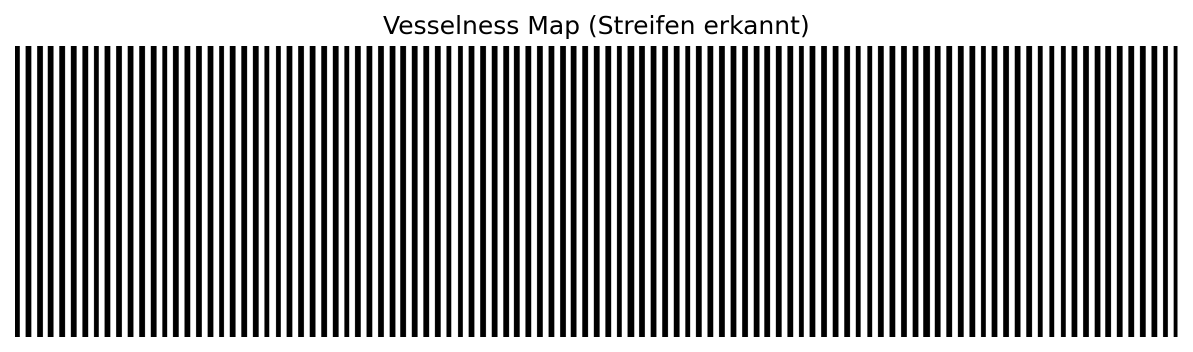
#> input picture images/output_stripes.png, 2385 x 704 px, given in place of testStripes5.jpg, which was not available (shown at 1/2 size)
$ python stripeDetectionManySigma.py
#> lines starting #> are read from the running program, lines starting #| are printed output that depends on the picture; after the words box and inside, x2 and y2 are one past the last pixel; in counts of white or black regions, pixels touching at a corner belong together; pictures that were not available may be replaced by others from this repository, and a replacement may not be noted
# Beispiel: Graustufenbild einlesen
import cv2
import numpy as np
import matplotlib.pyplot as plt
from scipy.signal import find_peaks
from scipy.ndimage import gaussian_filter
from scipy.ndimage import binary_closing
import os
import re
import time

test_img_num = 5
sigmas = [1, 2, 3]
save_plot = False
save_img = False
one_line = False
#================================================================================================
# Visual functions
#================================================================================================
# [135 lines left out: functions save_image, plot_array, plot_array_over_img, img_vesselnessmap, mark_stripes, mark_window and 1 more, not called in this run]

def compare_img_proj(cam_pxl, proj_pxl):
    folder = os.path.dirname(os.path.abspath(__file__))
    image_path1 = folder + "/images/testStripes1.jpg"
    output_path1 = folder + "/solutions/ProjectorMarks.png"

    image1 = cv2.imread(image_path1)

    if image1 is None:
        raise ValueError("Bild konnte nicht geladen werden.")

    # === X an jede Koordinate zeichnen ===
    for (x, y) in proj_pxl:
        cv2.putText(image1, "X", (x, y),
            cv2.FONT_HERSHEY_SIMPLEX,
            0.5, (255,255,255), 3)
    # === Bild speichern ===
    cv2.imwrite(output_path1, image1)


    image_path2 = folder + "/images/testStripes" + str(test_img_num) + ".jpg"
    output_path2 = folder + "/solutions/ImageMarks.png"

    image2 = cv2.imread(image_path2)

    if image2 is None:
        raise ValueError("Bild konnte nicht geladen werden.")

    # === X an jede Koordinate zeichnen ===
    for (x, y) in cam_pxl:
        cv2.putText(image2, "X", (x, y),
            cv2.FONT_HERSHEY_SIMPLEX,
            0.5, (255,255,255), 3)
    # === Bild speichern ===
    cv2.imwrite(output_path2, image2)

    # Breite anpassen, damit beide Bilder die gleiche Breite haben
    h1, w1 = image1.shape[:2]
    h2, w2 = image2.shape[:2]

    if w1 != w2:
        new_height = int(h2 * w1 / w2)
        image2 = cv2.resize(image2, (w1, new_height))

    # Bilder vertikal stapeln
    combined = np.vstack((image1, image2))

    cv2.imwrite(folder + "/solutions/combined.jpg", combined)

#================================================================================================
# Essential functions
#================================================================================================
def read_image(img_name):       # Img einlesen
    folder = os.path.dirname(os.path.abspath(__file__))
    img_path = os.path.join(folder, "images", "testStripes" + str(img_name) + ".jpg")
    I_BGR = cv2.imread(img_path)
    I_GRAY  = cv2.cvtColor(I_BGR, cv2.COLOR_BGR2GRAY)
    return I_GRAY, I_BGR

def img_blurring(I_GRAY, sigmas):  # Img blurren
    I_sigmas = []
    count = 1
    for i in sigmas:
        ksize = int(6 * i + 1)
        I_sigma = cv2.GaussianBlur(I_GRAY, (ksize, ksize), sigmaX=i, sigmaY=i)  # (5, 5) Kernel, gibt Feldgröße an, sigma, gibt gewichtung an
        I_sigmas.append(I_sigma)
    return I_sigmas

def img_lambda(I_sigmas):       # Lambdas berechnen
    lambdas = []
    count = 0
    Ixxs = []
    Iyys = []
    Ixys = []
    for I_sigma in I_sigmas:
        Iyy = gaussian_filter(I_sigma, sigma=sigmas[count], order=(2,0))
        Ixx = gaussian_filter(I_sigma, sigma=sigmas[count], order=(0,2))
        Ixy = gaussian_filter(I_sigma, sigma=sigmas[count], order=(1,1))

        # da Große Sigma werden systematisch benachteiligt werden
        Ixx *= sigmas[count]**2
        Iyy *= sigmas[count]**2
        Ixy *= sigmas[count]**2
        count += 1

        tmp1 = (Ixx + Iyy) / 2.0
        tmp2 = np.sqrt(((Ixx - Iyy)/2)**2 + (Ixy**2))
        lambda1 = tmp1 + tmp2
        lambda2 = tmp1 - tmp2
        lambdas.append((lambda1, lambda2))

        # Um alle Ableitungen plotten zu können
        Ixxs.append(Ixx)
        Iyys.append(Iyy)
        Ixys.append(Ixy)
    if save_plot and one_line is False:
        plot_array_over_img(Ixxs, "2_Ableitungen", True, I_RGB)
    return lambdas

def img_vesselness(lambdas, alpha, beta): # erstellt vesselness map
    eps = 1e-8
    V_all = []

    for lambda1, lambda2 in lambdas:
        # 1) Sortieren: |λ1| >= |λ2|
        l1 = lambda1
        l2 = lambda2
        switch = np.abs(lambda2) > np.abs(lambda1)
        l1, l2 = np.where(switch, lambda2, lambda1), np.where(switch, lambda1, lambda2)

        # 2) Vesselness-Formel
        mask = l1 > 0
        R = abs(l2 / (l1 + eps))
        S = l1**2 + l2**2
        V = np.zeros_like(l1)
        V[mask] = np.exp(-alpha * R[mask]) * (1 - np.exp(-beta * S[mask]))
        V_all.append(V)

    # Multi-scale Vesselness -> Pixelweises Maximum über alle sigma
    V_all = np.stack(V_all, axis=0)
    V_max = np.max(V_all, axis=0)

    # Normierung
    V_norm = (V_max - np.min(V_max)) / (np.max(V_max) - np.min(V_max) + eps)

    return V_norm, V_all, V_max

def get_vessels():
    I_GRAY, I_BGR = read_image(test_img_num)
#> in read_image, I_BGR is the input picture: shape (704, 2385, 3); min 0, max 255, mean 151.7
    I_RGB = cv2.cvtColor(I_BGR, cv2.COLOR_BGR2RGB)
    I_sigmas = img_blurring(I_GRAY, sigmas)
#> after the loop in img_blurring, `for i in sigmas:`: I_sigmas = 3 items
    lambdas = img_lambda(I_sigmas)
    V_norm, V_all, V_max = img_vesselness(lambdas, 0.5, 0.5 )
    return I_RGB, I_BGR, V_norm
#==================================================================================================
# [47 lines left out: functions create_projector_values, get_projector_values, find_mask, not called in this run]

def detect_stripes(I_RGB_max, y): # scannt nach peaks und filtert mit der vesellnes map
    peaks, props = find_peaks(I_RGB_max[y], prominence= 10, distance=10)
    return peaks

# [174 lines left out: functions find_true_stripes, color_detection, color_mapping, colorline_detection, find_window, test_accuracy and 2 more, not called in this run]

def click_img():
    folder = os.path.dirname(os.path.abspath(__file__))
    image_path = folder + "/images/testStripes" + str(test_img_num) + ".jpg"
    image = cv2.imread(image_path)
    if image is None:
        raise ValueError("Bild konnte nicht geladen werden.")

    fig, ax = plt.subplots()
    ax.imshow(image)
    ax.set_title("Klicke ins Bild – Enter zum Beenden")
    cords_x = []
    cords_y = []
    # [15 lines left out: function on_click, not called in this run]

    def on_key(event):
        if event.key == "enter":
            plt.close(fig)
    # Event registrieren
    fig.canvas.mpl_connect("button_press_event", on_click)
    fig.canvas.mpl_connect("key_press_event", on_key)
    plt.show()
    return cords_x, cords_y

# [36 lines left out: function pipeline_pixel, not called in this run]
#================================================================================================
# Main
#================================================================================================
def main():
    cam_pxl = []
    proj_pxl = []
    I_RGB, I_BGR, V_norm = get_vessels()
#> the loop in img_lambda, `for I_sigma in I_sigmas:` made 3 passes
#> pass 1, in img_lambda, `tmp1 = (Ixx + Iyy) / 2.0`:
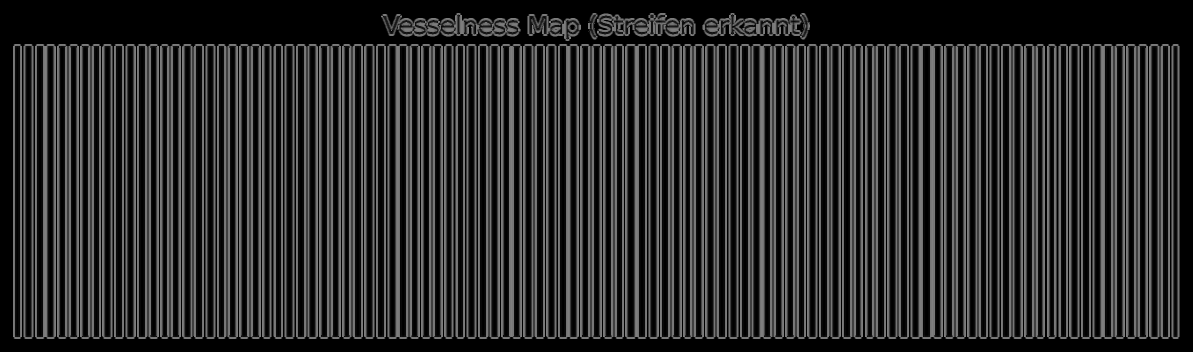
#> tmp1: shape (704, 2385) float64 (shown at 1/2 size); min 0, max 127.5, mean 44.4
#> after the loop in img_lambda, `for I_sigma in I_sigmas:`:
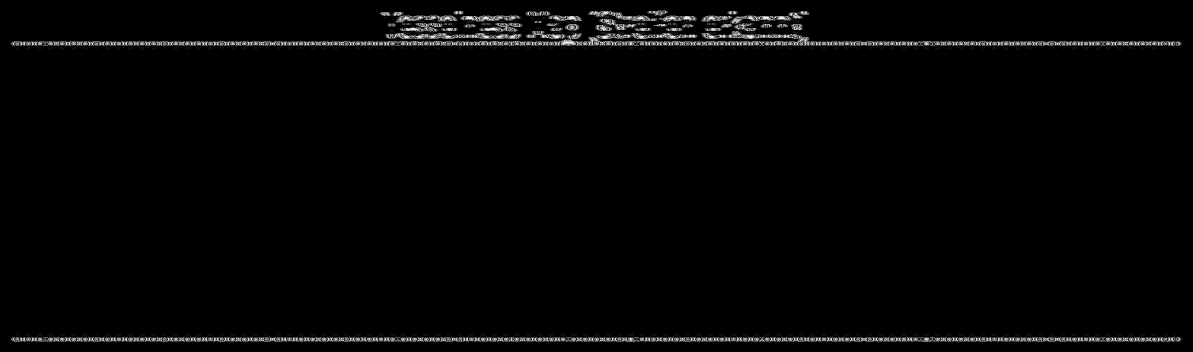
#> Iyy: shape (704, 2385) (shown at 1/2 size); min 0, max 255, mean 4.5
#> after the loop in img_lambda, `for I_sigma in I_sigmas:`: count = 3; lambdas = 3 items
#> the loop in img_vesselness, `for lambda1, lambda2 in lambdas:` made 3 passes
#> pass 1, in img_vesselness, `mask = l1 > 0`:
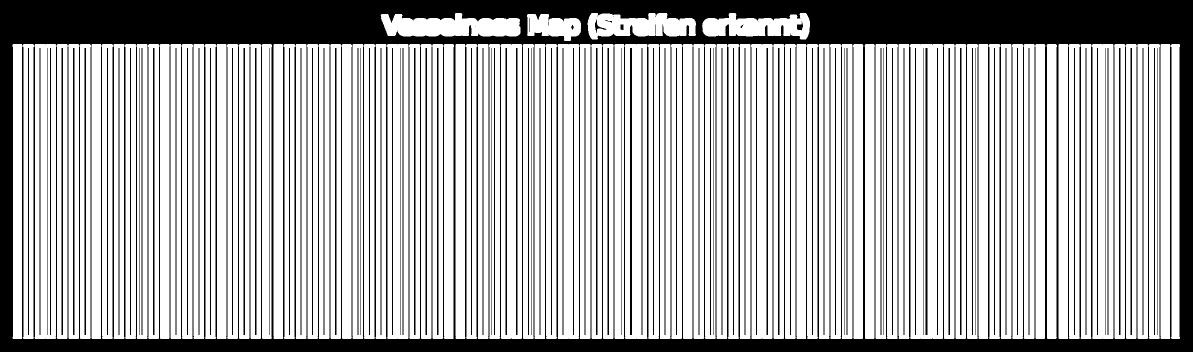
#> mask: shape (704, 2385) bool (shown at 1/2 size); 69% white; 113 black regions (7 under 20 px), largest, box (x1, y1, x2, y2) and area: (0, 0, 2385, 704) 401638, (1260, 96, 1264, 670) 2296, (1851, 96, 1855, 670) 2296
#> after the loop in img_vesselness, `for lambda1, lambda2 in lambdas:`:
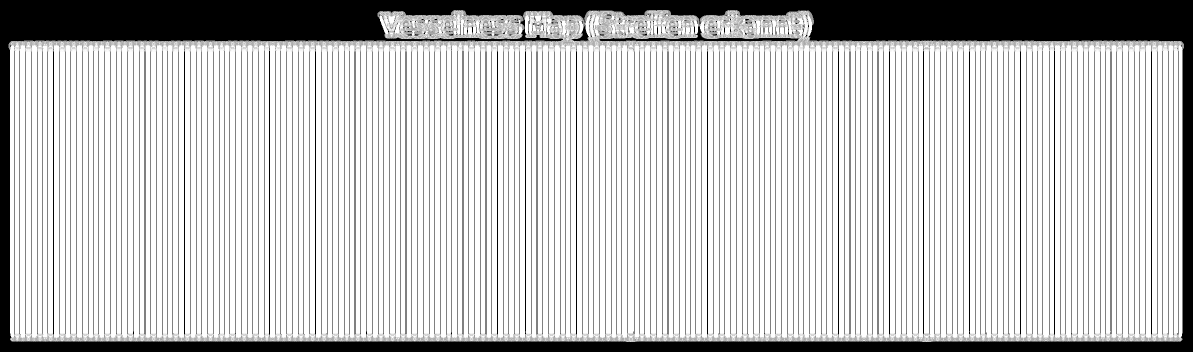
#> V: shape (704, 2385) float64 (shown at 1/2 size); min 0, max 1, mean 0.773
#> in img_vesselness, `V_max = np.max(V_all, axis=0)`:
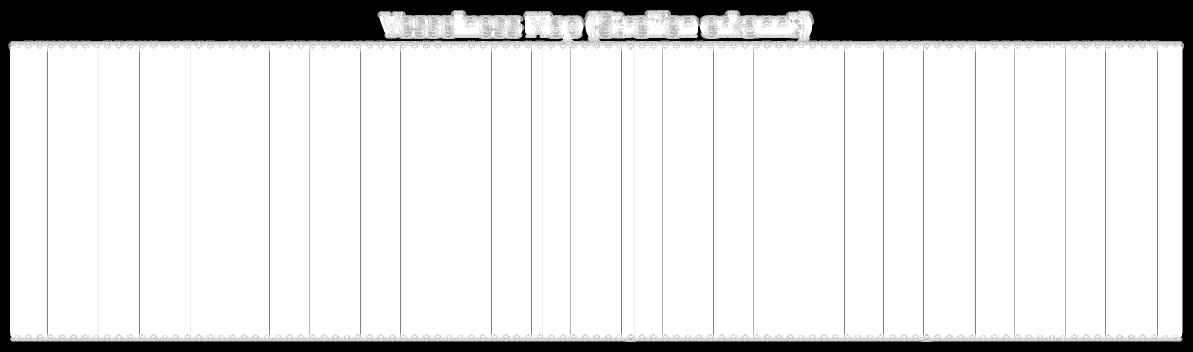
#> V_max: shape (704, 2385) float64 (shown at 1/2 size); min 0, max 1, mean 0.85
    x, y = click_img()
    for i in range(len(x)):
        c, p = pipeline_pixel(I_RGB, I_BGR, V_norm, x[i], y[i])
        if c is not None:
            cam_pxl.append(c)
            proj_pxl.append(p)
#> after the loop, cam_pxl = []; proj_pxl = []
    print ("Punkte gefunden: " + str(len(proj_pxl)))
#| Punkte gefunden: 0
    compare_img_proj(cam_pxl, proj_pxl)
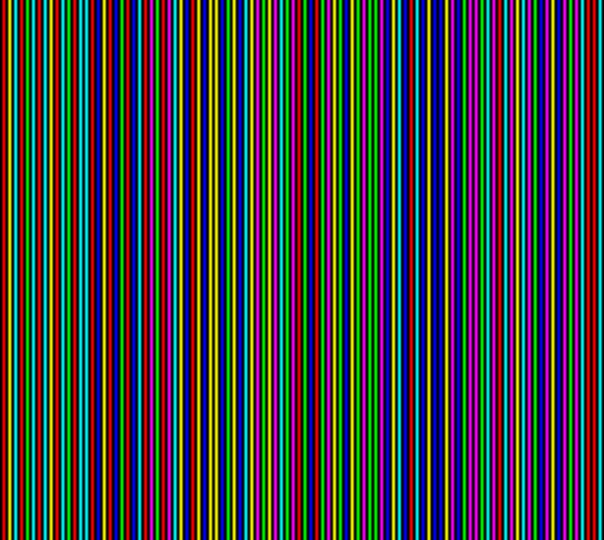
#> input picture pipeline/images/testStripes1.jpg, 1207 x 1080 px (shown at 1/2 size)
#> in compare_img_proj, image1 is the input picture: shape (1080, 1207, 3); mean B, G, R 65.7, 64.3, 65.2
#> in compare_img_proj, `combined = np.vstack((image1, image2))`:
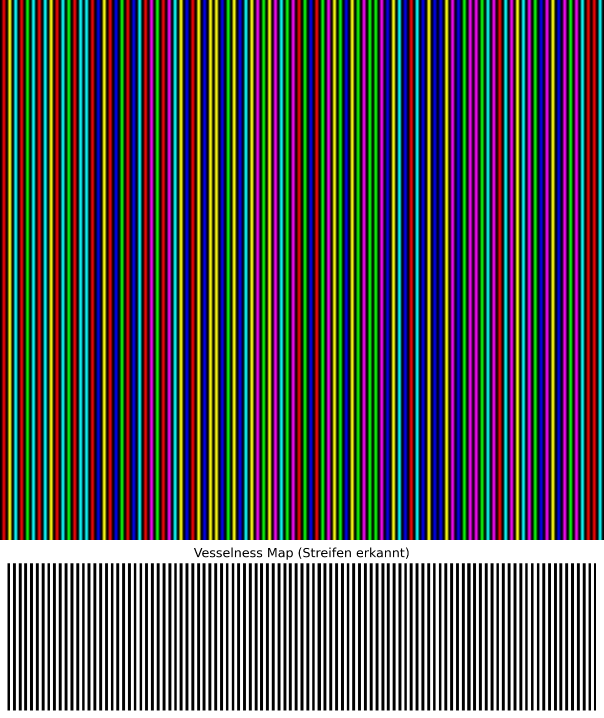
#> combined: shape (1436, 1207, 3) (shown at 1/2 size); mean B, G, R 87, 85.9, 86.6
    return cam_pxl, proj_pxl

if __name__ == "__main__":
    main()
#================================================================================================
# Images and Plots
#================================================================================================
if save_img and one_line is False:
    #img_vesselnessmap(V_norm)
    #mark_stripes()
    count = 1
    for i in I_sigmas:
        #save_image(i, "gray", f"img{test_img_num}_blurred   Sigma: " + str(count), f"images/img{test_img_num}_blurred_{sigmas[count-1]}.png" )
        count += 1

if save_plot and one_line is True:
    #plot_array(I_RGB, "img" + str(test_img_num) + "_Original.png", False)
    if save_img is False:
        mark_stripes()
    #plot_array_over_img(I_sigmas, "img" + str(test_img_num) + "_Sigmas", True, I_RGB)
    # in img_labda ist ein plotaufruf für Ixx
    #plot_array_over_img(V_all, "img" + str(test_img_num) + "_V_all_img", True, I_RGB)
    plot_array_over_img(V_max, "img" + "_V_max_img", False, I_RGB, 20)
    #plot_array(V_max, "img" + str(test_img_num) + "_V_max", False)
